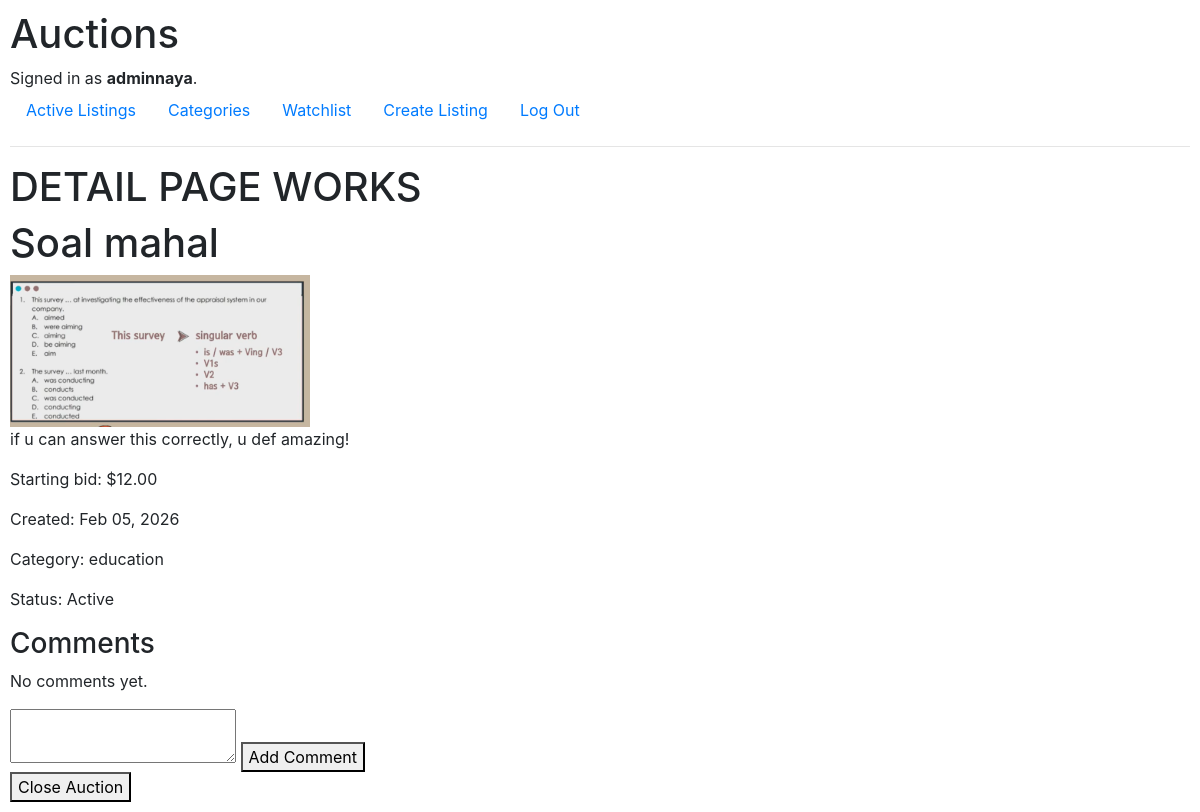
/listings/9/ (signed in), run on the app's committed database.
### auctions/models.py (models this page shows, shortened)
class User(AbstractUser):
    pass

class AuctionList(models.Model):
    owner = models.ForeignKey(
        User, on_delete = models.CASCADE, related_name="listings"
    )
    title = models.CharField(max_length=120)
    description = models.TextField()
    starting_bid = models.DecimalField(
        max_digits=10, decimal_places=2
    )
    image = models.ImageField(    # or URL field
       upload_to ="images/", blank = True, null = True
    )
    category = models.ForeignKey(
        Category, on_delete=models.SET_NULL, related_name="listings",  blank = True, null = True
    )
    date_posted = models.DateTimeField(auto_now_add=True)
    is_active = models.BooleanField(default=True)
    winner = models.ForeignKey(
        User, on_delete = models.SET_NULL,  blank = True, null = True, related_name ="won_auction"
    )
    watchlist = models.ManyToManyField(
        User, blank = True, related_name = "watchlist"
    )

class Category(models.Model):
    name = models.CharField(
        max_length=64, unique=True
    )

### auctions/views.py (the view, shortened to what this page needs)
# urls.py: path("listings/<int:listing_id>/", views.listing_detail, name="listing_detail"),
def listing_detail(request, listing_id):
    listing = get_object_or_404(AuctionList, pk=listing_id)
    bids = listing.bids.order_by("-amount")
    comments = listing.comments.order_by("-timestamp")
    highest_bid = bids.first()
    if highest_bid:
        current_price = highest_bid.amount
    else:
        current_price = listing.starting_bid
    is_owner = False
    is_watching = False
    is_winner = False
    if request.user.is_authenticated:
        is_owner = request.user == listing.owner
        is_watching = listing.watchlist.filter(id=request.user.id).exists()
        is_winner = (
            not listing.is_active
            and listing.winner == request.user
        )
    error_message = None
    return render(request, "auctions/listing_detail.html", {
        "listing": listing,
        "current_price": current_price,
        "bids": bids,
         "highest_bid": highest_bid,
        "comments": comments,
        "is_owner": is_owner,
        "is_watching": is_watching,
        "is_winner": is_winner,
        "error": error_message,
    })

### auctions/templates/auctions/listing_detail.html (shortened to what this page needs)
{% extends "auctions/layout.html" %}
{% block body %}
<h1>DETAIL PAGE WORKS</h1>
<h1>{{ listing.title }}</h1>
{% if listing.image %}
  <img src="{{ listing.image.url }}" width="300">
{% else %}
    <p>No image provided</p>
{% endif %}
<p>{{ listing.description }}</p>
<p>Starting bid: ${{ listing.starting_bid }}</p>
<p>Created: {{ listing.date_posted|date:"M d, Y" }}</p>
{% if listing.category %}
  <p>Category: {{ listing.category.name }}</p>
{% endif %}
<p>Status: {{ listing.is_active|yesno:"Active,Closed" }}</p>
<h3>Comments</h3>
{% for comment in listing.comments.all %}
  <p>
    <strong>{{ comment.user.username }}</strong><br>
    {{ comment.text }}<br>
    <small>{{ comment.created_at|date:"M d, Y H:i" }}</small>
  </p>
{% empty %}
  <p>No comments yet.</p>
{% endfor %}
{% if user.is_authenticated %}
  <form method="post">
    <textarea name="comment" required></textarea>
    <button type="submit">Add Comment</button>
  </form>
{% endif %}
{% if user == listing.owner and listing.is_active %}
  <form method="post">
    <button type="submit" name="close">Close Auction</button>
  </form>
{% endif %}
{% endblock %}

### auctions/templates/auctions/layout.html (shortened to what this page needs)
{% load static %}
<!DOCTYPE html>
<html lang="en">
    <head>
        <link rel="stylesheet" href="https://stackpath.bootstrapcdn.com/bootstrap/4.4.1/css/bootstrap.min.css">
        <link href="{% static 'auctions/styles.css' %}" rel="stylesheet">
    </head>
    <body>
        <h1>Auctions</h1>
        <div>
            {% if user.is_authenticated %}
                Signed in as <strong>{{ user.username }}</strong>.
            {% else %}
                Not signed in.
            {% endif %}
        </div>
        <ul class="nav">
            <li class="nav-item">
                <a class="nav-link" href="{% url 'index' %}">Active Listings</a>
            </li>
            <li class="nav-item">
                <a class="nav-link" href="{% url 'index' %}">Categories</a>
            </li>
            <li class="nav-item">
                <a class="nav-link" href="{% url 'watchlist' %}">Watchlist</a>
            </li>
            <li class="nav-item">
                <a class="nav-link" href="{% url 'create_listing' %}">Create Listing</a>
            </li>
            {% if user.is_authenticated %}
                <li class="nav-item">
                    <a class="nav-link" href="{% url 'logout' %}">Log Out</a>
                </li>
            {% endif %}
        </ul>
        <hr>
        {% block body %}
        {% endblock %}
    </body>
</html>

### auctions/static/auctions/styles.css (style rules this page uses)
body { padding: 10px; }

### data on the page
User: username "adminnaya"
AuctionList: title "Soal mahal", image (picture), description "if u can answer this correctly, u def amazing!", starting_bid "12.00", date_posted "Feb 05, 2026", category.name "education", is_active "Active"
